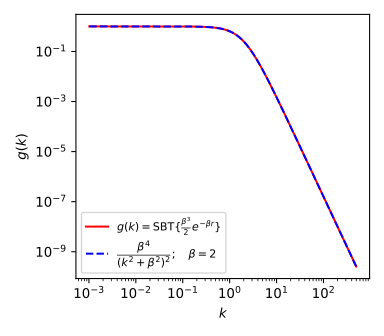

This chart was generated by the following Python code:
#!/usr/bin/env python

import numpy as np
from pysbt import sbt

N    = 256
rmin = 2.0 / 1024 / 32
rmax = 30
rr   = np.logspace(np.log10(rmin), np.log10(rmax), N, endpoint=True)
beta = 2
f1   = 0.5*beta**3 *np.exp(-beta*rr)

ss = sbt(rr)                                        # init SBT
g1 = ss.run(f1, direction=1, norm=False)            # SBT

import matplotlib.pyplot as plt
# plt.style.use('ggplot')

fig = plt.figure(
  dpi=300,
  figsize=(4, 3.5),
)
ax = plt.subplot()

ax.loglog(
    ss.kk, g1,
   ls='-', color='r',
   label=r'$g(k)=\mathrm{SBT}\{\frac{\beta^3}{2} e^{-\beta r}\}$'
)
ax.loglog(
    ss.kk, beta**4/(ss.kk**2 + beta**2)**2,
    ls='--', color='b',
    label=r'$\dfrac{\beta^4}{(k^2+\beta^2)^2};\quad\beta=2$'
)

ax.legend(loc='lower left', fontsize='small')

ax.set_xlabel('$k$', labelpad=5)
ax.set_ylabel('$g(k)$', labelpad=5)


plt.tight_layout()
plt.savefig('ex1.svg')
plt.show()
